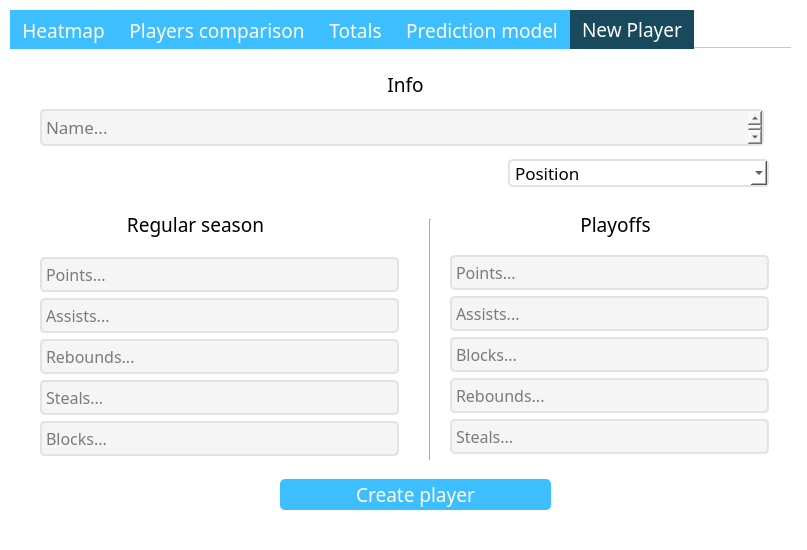
<?xml version="1.0" encoding="UTF-8"?>
<ui version="4.0">
 <class>MainWindow</class>
 <widget class="QMainWindow" name="MainWindow">
  <property name="geometry">
   <rect>
    <x>0</x>
    <y>0</y>
    <width>807</width>
    <height>550</height>
   </rect>
  </property>
  <property name="acceptDrops">
   <bool>false</bool>
  </property>
  <property name="windowTitle">
   <string>Players stats analysis</string>
  </property>
  <property name="windowIcon">
   <iconset>
    <normaloff>Icons/Main_window.ico</normaloff>Icons/Main_window.ico</iconset>
  </property>
  <property name="styleSheet">
   <string notr="true">background-color: rgb(255, 255, 255);</string>
  </property>
  <property name="iconSize">
   <size>
    <width>32</width>
    <height>32</height>
   </size>
  </property>
  <property name="toolButtonStyle">
   <enum>Qt::ToolButtonIconOnly</enum>
  </property>
  <property name="documentMode">
   <bool>true</bool>
  </property>
  <property name="dockOptions">
   <set>QMainWindow::AllowTabbedDocks|QMainWindow::AnimatedDocks</set>
  </property>
  <property name="unifiedTitleAndToolBarOnMac">
   <bool>true</bool>
  </property>
  <widget class="QWidget" name="centralwidget">
   <property name="font">
    <font>
     <family>Segoe UI Light</family>
     <pointsize>14</pointsize>
    </font>
   </property>
   <widget class="QTabWidget" name="tabs">
    <property name="geometry">
     <rect>
      <x>10</x>
      <y>10</y>
      <width>781</width>
      <height>541</height>
     </rect>
    </property>
    <property name="font">
     <font>
      <family>Segoe UI Light</family>
      <pointsize>14</pointsize>
     </font>
    </property>
    <property name="layoutDirection">
     <enum>Qt::LeftToRight</enum>
    </property>
    <property name="autoFillBackground">
     <bool>false</bool>
    </property>
    <property name="styleSheet">
     <string notr="true">QTabBar::tab{
	background-color: rgb(61, 190, 255);
	color: white;
}

QTabBar::tab:hover,QTabBar::tab:selected  {
	background-color: #18495D;
	color: white;
}
</string>
    </property>
    <property name="tabPosition">
     <enum>QTabWidget::North</enum>
    </property>
    <property name="tabShape">
     <enum>QTabWidget::Rounded</enum>
    </property>
    <property name="currentIndex">
     <number>4</number>
    </property>
    <property name="iconSize">
     <size>
      <width>8</width>
      <height>8</height>
     </size>
    </property>
    <property name="elideMode">
     <enum>Qt::ElideLeft</enum>
    </property>
    <property name="documentMode">
     <bool>true</bool>
    </property>
    <property name="tabsClosable">
     <bool>false</bool>
    </property>
    <property name="movable">
     <bool>false</bool>
    </property>
    <widget class="QWidget" name="tab_heatmap">
     <attribute name="title">
      <string>Heatmap</string>
     </attribute>
    </widget>
    <widget class="QWidget" name="tab_players_comparison">
     <property name="font">
      <font>
       <family>Segoe UI</family>
       <pointsize>12</pointsize>
      </font>
     </property>
     <attribute name="title">
      <string>Players comparison</string>
     </attribute>
     <widget class="QPushButton" name="pushButton_comparisons_show">
      <property name="geometry">
       <rect>
        <x>240</x>
        <y>140</y>
        <width>291</width>
        <height>33</height>
       </rect>
      </property>
      <property name="font">
       <font>
        <family>Segoe UI Light</family>
        <pointsize>14</pointsize>
       </font>
      </property>
      <property name="layoutDirection">
       <enum>Qt::RightToLeft</enum>
      </property>
      <property name="styleSheet">
       <string notr="true">QPushButton{
color: rgb(255, 255, 255);
background-color: rgb(61, 190, 255);
border-radius: 5px;
padding-right: 15px!important;
}

:hover{
background-color: #18495D;
}</string>
      </property>
      <property name="text">
       <string>Show comparisons</string>
      </property>
      <property name="icon">
       <iconset>
        <normaloff>Icons/Button_show_comparisons.png</normaloff>Icons/Button_show_comparisons.png</iconset>
      </property>
      <property name="iconSize">
       <size>
        <width>32</width>
        <height>32</height>
       </size>
      </property>
      <property name="autoDefault">
       <bool>false</bool>
      </property>
      <property name="default">
       <bool>false</bool>
      </property>
      <property name="flat">
       <bool>false</bool>
      </property>
     </widget>
     <widget class="QWidget" name="verticalLayoutWidget_4">
      <property name="geometry">
       <rect>
        <x>20</x>
        <y>190</y>
        <width>751</width>
        <height>271</height>
       </rect>
      </property>
      <layout class="QVBoxLayout" name="vLayout_comparisons_chart">
       <property name="spacing">
        <number>0</number>
       </property>
      </layout>
     </widget>
     <widget class="QTextEdit" name="textEdit_comparisons_player1">
      <property name="geometry">
       <rect>
        <x>68</x>
        <y>88</y>
        <width>641</width>
        <height>37</height>
       </rect>
      </property>
      <property name="font">
       <font>
        <family>Segoe UI Light</family>
        <pointsize>13</pointsize>
       </font>
      </property>
      <property name="styleSheet">
       <string notr="true">border-radius: 5px;
background-color: #F5F5F5;
border: 2px solid #E3E3E3;
</string>
      </property>
      <property name="sizeAdjustPolicy">
       <enum>QAbstractScrollArea::AdjustToContentsOnFirstShow</enum>
      </property>
      <property name="html">
       <string>&lt;!DOCTYPE HTML PUBLIC &quot;-//W3C//DTD HTML 4.0//EN&quot; &quot;http://www.w3.org/TR/REC-html40/strict.dtd&quot;&gt;
&lt;html&gt;&lt;head&gt;&lt;meta name=&quot;qrichtext&quot; content=&quot;1&quot; /&gt;&lt;style type=&quot;text/css&quot;&gt;
p, li { white-space: pre-wrap; }
&lt;/style&gt;&lt;/head&gt;&lt;body style=&quot; font-family:'Segoe UI Light'; font-size:13pt; font-weight:400; font-style:normal;&quot;&gt;
&lt;p style=&quot;-qt-paragraph-type:empty; margin-top:0px; margin-bottom:0px; margin-left:0px; margin-right:0px; -qt-block-indent:0; text-indent:0px; font-size:14pt;&quot;&gt;&lt;br /&gt;&lt;/p&gt;&lt;/body&gt;&lt;/html&gt;</string>
      </property>
      <property name="placeholderText">
       <string>Second player...</string>
      </property>
     </widget>
     <widget class="QTextEdit" name="textEdit_comparisons_player0">
      <property name="geometry">
       <rect>
        <x>68</x>
        <y>40</y>
        <width>641</width>
        <height>37</height>
       </rect>
      </property>
      <property name="font">
       <font>
        <family>Segoe UI Light</family>
        <pointsize>13</pointsize>
       </font>
      </property>
      <property name="styleSheet">
       <string notr="true">QTextEdit{
border-radius: 5px;
background-color: #F5F5F5;
border: 2px solid #E3E3E3;
}

QTextEdit:selected, QTextEdit:focused{
text-shadow: 2px 2px #666666;
}</string>
      </property>
      <property name="html">
       <string>&lt;!DOCTYPE HTML PUBLIC &quot;-//W3C//DTD HTML 4.0//EN&quot; &quot;http://www.w3.org/TR/REC-html40/strict.dtd&quot;&gt;
&lt;html&gt;&lt;head&gt;&lt;meta name=&quot;qrichtext&quot; content=&quot;1&quot; /&gt;&lt;style type=&quot;text/css&quot;&gt;
p, li { white-space: pre-wrap; }
&lt;/style&gt;&lt;/head&gt;&lt;body style=&quot; font-family:'Segoe UI Light'; font-size:13pt; font-weight:400; font-style:normal;&quot;&gt;
&lt;p style=&quot;-qt-paragraph-type:empty; margin-top:0px; margin-bottom:0px; margin-left:0px; margin-right:0px; -qt-block-indent:0; text-indent:0px; font-size:14pt;&quot;&gt;&lt;br /&gt;&lt;/p&gt;&lt;/body&gt;&lt;/html&gt;</string>
      </property>
      <property name="placeholderText">
       <string>First player...</string>
      </property>
     </widget>
    </widget>
    <widget class="QWidget" name="tab_totals">
     <attribute name="title">
      <string>Totals</string>
     </attribute>
    </widget>
    <widget class="QWidget" name="tab_prediction_model">
     <attribute name="title">
      <string>Prediction model</string>
     </attribute>
    </widget>
    <widget class="QWidget" name="tab_new_player">
     <attribute name="title">
      <string>New Player</string>
     </attribute>
     <widget class="QLabel" name="label_new_player_info">
      <property name="geometry">
       <rect>
        <x>360</x>
        <y>20</y>
        <width>71</width>
        <height>31</height>
       </rect>
      </property>
      <property name="font">
       <font>
        <family>Segoe UI Light</family>
        <pointsize>14</pointsize>
       </font>
      </property>
      <property name="text">
       <string>Info</string>
      </property>
      <property name="alignment">
       <set>Qt::AlignCenter</set>
      </property>
     </widget>
     <widget class="QTextEdit" name="textEdit_new_player_name">
      <property name="geometry">
       <rect>
        <x>30</x>
        <y>60</y>
        <width>724</width>
        <height>37</height>
       </rect>
      </property>
      <property name="font">
       <font>
        <family>Segoe UI Light</family>
        <pointsize>13</pointsize>
       </font>
      </property>
      <property name="styleSheet">
       <string notr="true">border-radius: 5px;
background-color: #F5F5F5;
border: 2px solid #E3E3E3;
</string>
      </property>
      <property name="html">
       <string>&lt;!DOCTYPE HTML PUBLIC &quot;-//W3C//DTD HTML 4.0//EN&quot; &quot;http://www.w3.org/TR/REC-html40/strict.dtd&quot;&gt;
&lt;html&gt;&lt;head&gt;&lt;meta name=&quot;qrichtext&quot; content=&quot;1&quot; /&gt;&lt;style type=&quot;text/css&quot;&gt;
p, li { white-space: pre-wrap; }
&lt;/style&gt;&lt;/head&gt;&lt;body style=&quot; font-family:'Segoe UI Light'; font-size:13pt; font-weight:400; font-style:normal;&quot;&gt;
&lt;p style=&quot;-qt-paragraph-type:empty; margin-top:0px; margin-bottom:0px; margin-left:0px; margin-right:0px; -qt-block-indent:0; text-indent:0px; font-size:14pt;&quot;&gt;&lt;br /&gt;&lt;/p&gt;&lt;/body&gt;&lt;/html&gt;</string>
      </property>
      <property name="placeholderText">
       <string>Name...</string>
      </property>
     </widget>
     <widget class="QLabel" name="label_new_player_info_2">
      <property name="geometry">
       <rect>
        <x>110</x>
        <y>160</y>
        <width>151</width>
        <height>31</height>
       </rect>
      </property>
      <property name="font">
       <font>
        <family>Segoe UI Light</family>
        <pointsize>14</pointsize>
       </font>
      </property>
      <property name="text">
       <string>Regular season</string>
      </property>
      <property name="alignment">
       <set>Qt::AlignCenter</set>
      </property>
     </widget>
     <widget class="QLabel" name="label_new_player_info_3">
      <property name="geometry">
       <rect>
        <x>530</x>
        <y>160</y>
        <width>151</width>
        <height>31</height>
       </rect>
      </property>
      <property name="font">
       <font>
        <family>Segoe UI Light</family>
        <pointsize>14</pointsize>
       </font>
      </property>
      <property name="text">
       <string>Playoffs</string>
      </property>
      <property name="alignment">
       <set>Qt::AlignCenter</set>
      </property>
     </widget>
     <widget class="Line" name="line">
      <property name="geometry">
       <rect>
        <x>410</x>
        <y>170</y>
        <width>20</width>
        <height>241</height>
       </rect>
      </property>
      <property name="orientation">
       <enum>Qt::Vertical</enum>
      </property>
     </widget>
     <widget class="QPushButton" name="pushButton_new_player_create">
      <property name="geometry">
       <rect>
        <x>270</x>
        <y>430</y>
        <width>271</width>
        <height>31</height>
       </rect>
      </property>
      <property name="font">
       <font>
        <family>Segoe UI Light</family>
        <pointsize>14</pointsize>
       </font>
      </property>
      <property name="layoutDirection">
       <enum>Qt::RightToLeft</enum>
      </property>
      <property name="styleSheet">
       <string notr="true">QPushButton{
color: rgb(255, 255, 255);
background-color: rgb(61, 190, 255);
border-radius: 5px;
}

QPushButton:hover{
background-color: #18495D;
}
</string>
      </property>
      <property name="text">
       <string>Create player</string>
      </property>
      <property name="icon">
       <iconset>
        <normaloff>Icons/Button_add_user.png</normaloff>Icons/Button_add_user.png</iconset>
      </property>
      <property name="iconSize">
       <size>
        <width>24</width>
        <height>24</height>
       </size>
      </property>
     </widget>
     <widget class="QComboBox" name="comboBox_new_player_position">
      <property name="geometry">
       <rect>
        <x>498</x>
        <y>110</y>
        <width>261</width>
        <height>28</height>
       </rect>
      </property>
      <property name="font">
       <font>
        <family>Segoe UI Light</family>
        <pointsize>13</pointsize>
       </font>
      </property>
      <property name="layoutDirection">
       <enum>Qt::LeftToRight</enum>
      </property>
      <property name="styleSheet">
       <string notr="true">QComboBox{
border-radius: 5px;
background-color: white;
border: 2px solid #E3E3E3;
text-align: center!important; 
padding: 5px!important;
}</string>
      </property>
      <property name="placeholderText">
       <string>Position</string>
      </property>
      <property name="frame">
       <bool>false</bool>
      </property>
      <item>
       <property name="text">
        <string>Point Guard</string>
       </property>
      </item>
      <item>
       <property name="text">
        <string>Shooting Guard</string>
       </property>
      </item>
      <item>
       <property name="text">
        <string>Small Forward</string>
       </property>
      </item>
      <item>
       <property name="text">
        <string>Power Forward</string>
       </property>
      </item>
      <item>
       <property name="text">
        <string>Center</string>
       </property>
      </item>
     </widget>
     <widget class="QTextEdit" name="textEdit_new_player_rs_points">
      <property name="geometry">
       <rect>
        <x>30</x>
        <y>208</y>
        <width>359</width>
        <height>35</height>
       </rect>
      </property>
      <property name="font">
       <font>
        <family>Segoe UI Light</family>
        <pointsize>12</pointsize>
       </font>
      </property>
      <property name="styleSheet">
       <string notr="true">border-radius: 5px;
background-color: #F5F5F5;
border: 2px solid #E3E3E3;
</string>
      </property>
      <property name="lineWidth">
       <number>1</number>
      </property>
      <property name="html">
       <string>&lt;!DOCTYPE HTML PUBLIC &quot;-//W3C//DTD HTML 4.0//EN&quot; &quot;http://www.w3.org/TR/REC-html40/strict.dtd&quot;&gt;
&lt;html&gt;&lt;head&gt;&lt;meta name=&quot;qrichtext&quot; content=&quot;1&quot; /&gt;&lt;style type=&quot;text/css&quot;&gt;
p, li { white-space: pre-wrap; }
&lt;/style&gt;&lt;/head&gt;&lt;body style=&quot; font-family:'Segoe UI Light'; font-size:12pt; font-weight:400; font-style:normal;&quot;&gt;
&lt;p style=&quot;-qt-paragraph-type:empty; margin-top:0px; margin-bottom:0px; margin-left:0px; margin-right:0px; -qt-block-indent:0; text-indent:0px;&quot;&gt;&lt;br /&gt;&lt;/p&gt;&lt;/body&gt;&lt;/html&gt;</string>
      </property>
      <property name="acceptRichText">
       <bool>false</bool>
      </property>
      <property name="placeholderText">
       <string>Points...</string>
      </property>
     </widget>
     <widget class="QTextEdit" name="textEdit_new_player_rs_steals">
      <property name="geometry">
       <rect>
        <x>30</x>
        <y>331</y>
        <width>359</width>
        <height>35</height>
       </rect>
      </property>
      <property name="font">
       <font>
        <family>Segoe UI Light</family>
        <pointsize>12</pointsize>
       </font>
      </property>
      <property name="styleSheet">
       <string notr="true">border-radius: 5px;
background-color: #F5F5F5;
border: 2px solid #E3E3E3;
</string>
      </property>
      <property name="html">
       <string>&lt;!DOCTYPE HTML PUBLIC &quot;-//W3C//DTD HTML 4.0//EN&quot; &quot;http://www.w3.org/TR/REC-html40/strict.dtd&quot;&gt;
&lt;html&gt;&lt;head&gt;&lt;meta name=&quot;qrichtext&quot; content=&quot;1&quot; /&gt;&lt;style type=&quot;text/css&quot;&gt;
p, li { white-space: pre-wrap; }
&lt;/style&gt;&lt;/head&gt;&lt;body style=&quot; font-family:'Segoe UI Light'; font-size:12pt; font-weight:400; font-style:normal;&quot;&gt;
&lt;p style=&quot;-qt-paragraph-type:empty; margin-top:0px; margin-bottom:0px; margin-left:0px; margin-right:0px; -qt-block-indent:0; text-indent:0px;&quot;&gt;&lt;br /&gt;&lt;/p&gt;&lt;/body&gt;&lt;/html&gt;</string>
      </property>
      <property name="acceptRichText">
       <bool>false</bool>
      </property>
      <property name="placeholderText">
       <string>Steals...</string>
      </property>
     </widget>
     <widget class="QTextEdit" name="textEdit_new_player_rs_blocks">
      <property name="geometry">
       <rect>
        <x>30</x>
        <y>372</y>
        <width>359</width>
        <height>35</height>
       </rect>
      </property>
      <property name="font">
       <font>
        <family>Segoe UI Light</family>
        <pointsize>12</pointsize>
       </font>
      </property>
      <property name="styleSheet">
       <string notr="true">border-radius: 5px;
background-color: #F5F5F5;
border: 2px solid #E3E3E3;
</string>
      </property>
      <property name="html">
       <string>&lt;!DOCTYPE HTML PUBLIC &quot;-//W3C//DTD HTML 4.0//EN&quot; &quot;http://www.w3.org/TR/REC-html40/strict.dtd&quot;&gt;
&lt;html&gt;&lt;head&gt;&lt;meta name=&quot;qrichtext&quot; content=&quot;1&quot; /&gt;&lt;style type=&quot;text/css&quot;&gt;
p, li { white-space: pre-wrap; }
&lt;/style&gt;&lt;/head&gt;&lt;body style=&quot; font-family:'Segoe UI Light'; font-size:12pt; font-weight:400; font-style:normal;&quot;&gt;
&lt;p style=&quot;-qt-paragraph-type:empty; margin-top:0px; margin-bottom:0px; margin-left:0px; margin-right:0px; -qt-block-indent:0; text-indent:0px;&quot;&gt;&lt;br /&gt;&lt;/p&gt;&lt;/body&gt;&lt;/html&gt;</string>
      </property>
      <property name="acceptRichText">
       <bool>false</bool>
      </property>
      <property name="placeholderText">
       <string>Blocks...</string>
      </property>
     </widget>
     <widget class="QTextEdit" name="textEdit_new_player_rs_assists">
      <property name="geometry">
       <rect>
        <x>30</x>
        <y>249</y>
        <width>359</width>
        <height>35</height>
       </rect>
      </property>
      <property name="font">
       <font>
        <family>Segoe UI Light</family>
        <pointsize>12</pointsize>
       </font>
      </property>
      <property name="styleSheet">
       <string notr="true">border-radius: 5px;
background-color: #F5F5F5;
border: 2px solid #E3E3E3;</string>
      </property>
      <property name="html">
       <string>&lt;!DOCTYPE HTML PUBLIC &quot;-//W3C//DTD HTML 4.0//EN&quot; &quot;http://www.w3.org/TR/REC-html40/strict.dtd&quot;&gt;
&lt;html&gt;&lt;head&gt;&lt;meta name=&quot;qrichtext&quot; content=&quot;1&quot; /&gt;&lt;style type=&quot;text/css&quot;&gt;
p, li { white-space: pre-wrap; }
&lt;/style&gt;&lt;/head&gt;&lt;body style=&quot; font-family:'Segoe UI Light'; font-size:12pt; font-weight:400; font-style:normal;&quot;&gt;
&lt;p style=&quot;-qt-paragraph-type:empty; margin-top:0px; margin-bottom:0px; margin-left:0px; margin-right:0px; -qt-block-indent:0; text-indent:0px;&quot;&gt;&lt;br /&gt;&lt;/p&gt;&lt;/body&gt;&lt;/html&gt;</string>
      </property>
      <property name="acceptRichText">
       <bool>false</bool>
      </property>
      <property name="placeholderText">
       <string>Assists...</string>
      </property>
     </widget>
     <widget class="QTextEdit" name="textEdit_new_player_rs_rebounds">
      <property name="geometry">
       <rect>
        <x>30</x>
        <y>290</y>
        <width>359</width>
        <height>35</height>
       </rect>
      </property>
      <property name="font">
       <font>
        <family>Segoe UI Light</family>
        <pointsize>12</pointsize>
       </font>
      </property>
      <property name="styleSheet">
       <string notr="true">border-radius: 5px;
background-color: #F5F5F5;
border: 2px solid #E3E3E3;
</string>
      </property>
      <property name="html">
       <string>&lt;!DOCTYPE HTML PUBLIC &quot;-//W3C//DTD HTML 4.0//EN&quot; &quot;http://www.w3.org/TR/REC-html40/strict.dtd&quot;&gt;
&lt;html&gt;&lt;head&gt;&lt;meta name=&quot;qrichtext&quot; content=&quot;1&quot; /&gt;&lt;style type=&quot;text/css&quot;&gt;
p, li { white-space: pre-wrap; }
&lt;/style&gt;&lt;/head&gt;&lt;body style=&quot; font-family:'Segoe UI Light'; font-size:12pt; font-weight:400; font-style:normal;&quot;&gt;
&lt;p style=&quot;-qt-paragraph-type:empty; margin-top:0px; margin-bottom:0px; margin-left:0px; margin-right:0px; -qt-block-indent:0; text-indent:0px;&quot;&gt;&lt;br /&gt;&lt;/p&gt;&lt;/body&gt;&lt;/html&gt;</string>
      </property>
      <property name="acceptRichText">
       <bool>false</bool>
      </property>
      <property name="placeholderText">
       <string>Rebounds...</string>
      </property>
     </widget>
     <widget class="QTextEdit" name="textEdit_new_player_po_points">
      <property name="geometry">
       <rect>
        <x>440</x>
        <y>206</y>
        <width>319</width>
        <height>35</height>
       </rect>
      </property>
      <property name="font">
       <font>
        <family>Segoe UI Light</family>
        <pointsize>12</pointsize>
       </font>
      </property>
      <property name="styleSheet">
       <string notr="true">border-radius: 5px;
background-color: #F5F5F5;
border: 2px solid #E3E3E3;
</string>
      </property>
      <property name="html">
       <string>&lt;!DOCTYPE HTML PUBLIC &quot;-//W3C//DTD HTML 4.0//EN&quot; &quot;http://www.w3.org/TR/REC-html40/strict.dtd&quot;&gt;
&lt;html&gt;&lt;head&gt;&lt;meta name=&quot;qrichtext&quot; content=&quot;1&quot; /&gt;&lt;style type=&quot;text/css&quot;&gt;
p, li { white-space: pre-wrap; }
&lt;/style&gt;&lt;/head&gt;&lt;body style=&quot; font-family:'Segoe UI Light'; font-size:12pt; font-weight:400; font-style:normal;&quot;&gt;
&lt;p style=&quot;-qt-paragraph-type:empty; margin-top:0px; margin-bottom:0px; margin-left:0px; margin-right:0px; -qt-block-indent:0; text-indent:0px;&quot;&gt;&lt;br /&gt;&lt;/p&gt;&lt;/body&gt;&lt;/html&gt;</string>
      </property>
      <property name="acceptRichText">
       <bool>false</bool>
      </property>
      <property name="placeholderText">
       <string>Points...</string>
      </property>
     </widget>
     <widget class="QTextEdit" name="textEdit_new_player_po_rebounds">
      <property name="geometry">
       <rect>
        <x>440</x>
        <y>329</y>
        <width>319</width>
        <height>35</height>
       </rect>
      </property>
      <property name="font">
       <font>
        <family>Segoe UI Light</family>
        <pointsize>12</pointsize>
       </font>
      </property>
      <property name="styleSheet">
       <string notr="true">border-radius: 5px;
background-color: #F5F5F5;
border: 2px solid #E3E3E3;
</string>
      </property>
      <property name="html">
       <string>&lt;!DOCTYPE HTML PUBLIC &quot;-//W3C//DTD HTML 4.0//EN&quot; &quot;http://www.w3.org/TR/REC-html40/strict.dtd&quot;&gt;
&lt;html&gt;&lt;head&gt;&lt;meta name=&quot;qrichtext&quot; content=&quot;1&quot; /&gt;&lt;style type=&quot;text/css&quot;&gt;
p, li { white-space: pre-wrap; }
&lt;/style&gt;&lt;/head&gt;&lt;body style=&quot; font-family:'Segoe UI Light'; font-size:12pt; font-weight:400; font-style:normal;&quot;&gt;
&lt;p style=&quot;-qt-paragraph-type:empty; margin-top:0px; margin-bottom:0px; margin-left:0px; margin-right:0px; -qt-block-indent:0; text-indent:0px;&quot;&gt;&lt;br /&gt;&lt;/p&gt;&lt;/body&gt;&lt;/html&gt;</string>
      </property>
      <property name="acceptRichText">
       <bool>false</bool>
      </property>
      <property name="placeholderText">
       <string>Rebounds...</string>
      </property>
     </widget>
     <widget class="QTextEdit" name="textEdit_new_player_po_assists">
      <property name="geometry">
       <rect>
        <x>440</x>
        <y>247</y>
        <width>319</width>
        <height>35</height>
       </rect>
      </property>
      <property name="font">
       <font>
        <family>Segoe UI Light</family>
        <pointsize>12</pointsize>
       </font>
      </property>
      <property name="styleSheet">
       <string notr="true">border-radius: 5px;
background-color: #F5F5F5;
border: 2px solid #E3E3E3;
</string>
      </property>
      <property name="html">
       <string>&lt;!DOCTYPE HTML PUBLIC &quot;-//W3C//DTD HTML 4.0//EN&quot; &quot;http://www.w3.org/TR/REC-html40/strict.dtd&quot;&gt;
&lt;html&gt;&lt;head&gt;&lt;meta name=&quot;qrichtext&quot; content=&quot;1&quot; /&gt;&lt;style type=&quot;text/css&quot;&gt;
p, li { white-space: pre-wrap; }
&lt;/style&gt;&lt;/head&gt;&lt;body style=&quot; font-family:'Segoe UI Light'; font-size:12pt; font-weight:400; font-style:normal;&quot;&gt;
&lt;p style=&quot;-qt-paragraph-type:empty; margin-top:0px; margin-bottom:0px; margin-left:0px; margin-right:0px; -qt-block-indent:0; text-indent:0px;&quot;&gt;&lt;br /&gt;&lt;/p&gt;&lt;/body&gt;&lt;/html&gt;</string>
      </property>
      <property name="acceptRichText">
       <bool>false</bool>
      </property>
      <property name="placeholderText">
       <string>Assists...</string>
      </property>
     </widget>
     <widget class="QTextEdit" name="textEdit_new_player_po_blocks">
      <property name="geometry">
       <rect>
        <x>440</x>
        <y>288</y>
        <width>319</width>
        <height>35</height>
       </rect>
      </property>
      <property name="font">
       <font>
        <family>Segoe UI Light</family>
        <pointsize>12</pointsize>
       </font>
      </property>
      <property name="styleSheet">
       <string notr="true">border-radius: 5px;
background-color: #F5F5F5;
border: 2px solid #E3E3E3;
</string>
      </property>
      <property name="frameShape">
       <enum>QFrame::StyledPanel</enum>
      </property>
      <property name="frameShadow">
       <enum>QFrame::Plain</enum>
      </property>
      <property name="html">
       <string>&lt;!DOCTYPE HTML PUBLIC &quot;-//W3C//DTD HTML 4.0//EN&quot; &quot;http://www.w3.org/TR/REC-html40/strict.dtd&quot;&gt;
&lt;html&gt;&lt;head&gt;&lt;meta name=&quot;qrichtext&quot; content=&quot;1&quot; /&gt;&lt;style type=&quot;text/css&quot;&gt;
p, li { white-space: pre-wrap; }
&lt;/style&gt;&lt;/head&gt;&lt;body style=&quot; font-family:'Segoe UI Light'; font-size:12pt; font-weight:400; font-style:normal;&quot;&gt;
&lt;p style=&quot;-qt-paragraph-type:empty; margin-top:0px; margin-bottom:0px; margin-left:0px; margin-right:0px; -qt-block-indent:0; text-indent:0px;&quot;&gt;&lt;br /&gt;&lt;/p&gt;&lt;/body&gt;&lt;/html&gt;</string>
      </property>
      <property name="acceptRichText">
       <bool>false</bool>
      </property>
      <property name="placeholderText">
       <string>Blocks...</string>
      </property>
     </widget>
     <widget class="QTextEdit" name="textEdit_new_player_po_steals">
      <property name="geometry">
       <rect>
        <x>440</x>
        <y>370</y>
        <width>319</width>
        <height>35</height>
       </rect>
      </property>
      <property name="font">
       <font>
        <family>Segoe UI Light</family>
        <pointsize>12</pointsize>
       </font>
      </property>
      <property name="styleSheet">
       <string notr="true">border-radius: 5px;
background-color: #F5F5F5;
border: 2px solid #E3E3E3;
</string>
      </property>
      <property name="html">
       <string>&lt;!DOCTYPE HTML PUBLIC &quot;-//W3C//DTD HTML 4.0//EN&quot; &quot;http://www.w3.org/TR/REC-html40/strict.dtd&quot;&gt;
&lt;html&gt;&lt;head&gt;&lt;meta name=&quot;qrichtext&quot; content=&quot;1&quot; /&gt;&lt;style type=&quot;text/css&quot;&gt;
p, li { white-space: pre-wrap; }
&lt;/style&gt;&lt;/head&gt;&lt;body style=&quot; font-family:'Segoe UI Light'; font-size:12pt; font-weight:400; font-style:normal;&quot;&gt;
&lt;p style=&quot;-qt-paragraph-type:empty; margin-top:0px; margin-bottom:0px; margin-left:0px; margin-right:0px; -qt-block-indent:0; text-indent:0px;&quot;&gt;&lt;br /&gt;&lt;/p&gt;&lt;/body&gt;&lt;/html&gt;</string>
      </property>
      <property name="acceptRichText">
       <bool>false</bool>
      </property>
      <property name="placeholderText">
       <string>Steals...</string>
      </property>
     </widget>
    </widget>
   </widget>
  </widget>
  <widget class="QMenuBar" name="menubar">
   <property name="geometry">
    <rect>
     <x>0</x>
     <y>0</y>
     <width>807</width>
     <height>21</height>
    </rect>
   </property>
  </widget>
  <widget class="QStatusBar" name="statusbar"/>
 </widget>
 <resources/>
 <connections/>
</ui>
